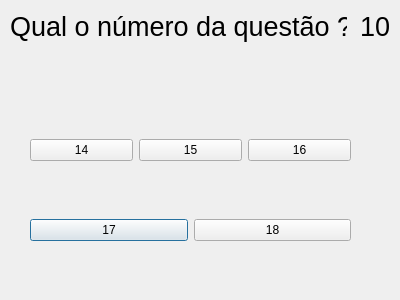
<?xml version="1.0" encoding="UTF-8"?>
<ui version="4.0">
 <class>hardTwo</class>
 <widget class="QDialog" name="hardTwo">
  <property name="geometry">
   <rect>
    <x>0</x>
    <y>0</y>
    <width>400</width>
    <height>300</height>
   </rect>
  </property>
  <property name="windowTitle">
   <string>Dialog</string>
  </property>
  <widget class="QLabel" name="label">
   <property name="geometry">
    <rect>
     <x>10</x>
     <y>10</y>
     <width>337</width>
     <height>33</height>
    </rect>
   </property>
   <property name="font">
    <font>
     <pointsize>20</pointsize>
    </font>
   </property>
   <property name="focusPolicy">
    <enum>Qt::NoFocus</enum>
   </property>
   <property name="text">
    <string>Qual o número da questão ?</string>
   </property>
  </widget>
  <widget class="QWidget" name="layoutWidget">
   <property name="geometry">
    <rect>
     <x>30</x>
     <y>190</y>
     <width>321</width>
     <height>81</height>
    </rect>
   </property>
   <layout class="QHBoxLayout" name="horizontalLayout_2">
    <item>
     <widget class="QPushButton" name="pushButton17">
      <property name="text">
       <string>17</string>
      </property>
     </widget>
    </item>
    <item>
     <widget class="QPushButton" name="pushButton18">
      <property name="text">
       <string>18</string>
      </property>
     </widget>
    </item>
   </layout>
  </widget>
  <widget class="QLabel" name="contagemLabel">
   <property name="geometry">
    <rect>
     <x>360</x>
     <y>10</y>
     <width>30</width>
     <height>33</height>
    </rect>
   </property>
   <property name="font">
    <font>
     <pointsize>20</pointsize>
    </font>
   </property>
   <property name="text">
    <string>10</string>
   </property>
  </widget>
  <widget class="QWidget" name="">
   <property name="geometry">
    <rect>
     <x>30</x>
     <y>110</y>
     <width>321</width>
     <height>81</height>
    </rect>
   </property>
   <layout class="QHBoxLayout" name="horizontalLayout">
    <item>
     <widget class="QPushButton" name="pushButton14">
      <property name="text">
       <string>14</string>
      </property>
     </widget>
    </item>
    <item>
     <widget class="QPushButton" name="pushButton15">
      <property name="text">
       <string>15</string>
      </property>
     </widget>
    </item>
    <item>
     <widget class="QPushButton" name="pushButton16">
      <property name="text">
       <string>16</string>
      </property>
     </widget>
    </item>
   </layout>
  </widget>
 </widget>
 <resources/>
 <connections/>
</ui>
